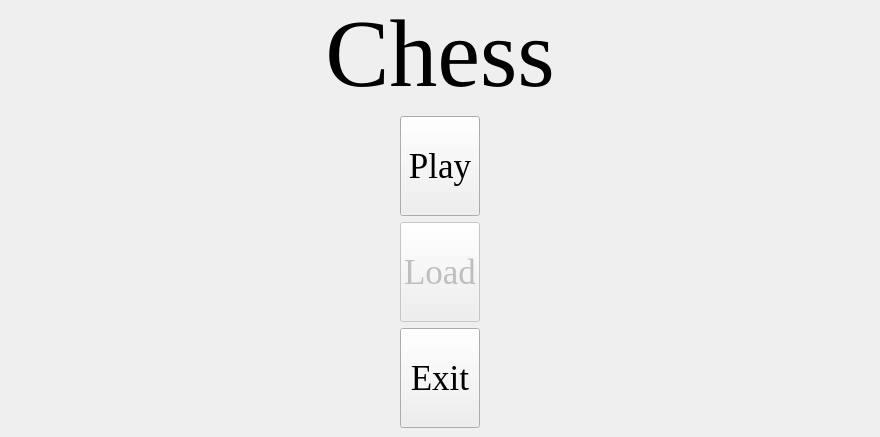
      <widget class="QWidget" name="MainScene">
       <layout class="QVBoxLayout" name="verticalLayout_2">
        <property name="spacing">
         <number>0</number>
        </property>
        <property name="sizeConstraint">
         <enum>QLayout::SetDefaultConstraint</enum>
        </property>
        <property name="leftMargin">
         <number>0</number>
        </property>
        <property name="topMargin">
         <number>0</number>
        </property>
        <property name="rightMargin">
         <number>0</number>
        </property>
        <property name="bottomMargin">
         <number>0</number>
        </property>
        <item>
         <widget class="QLabel" name="label">
          <property name="sizePolicy">
           <sizepolicy hsizetype="Preferred" vsizetype="Preferred">
            <horstretch>0</horstretch>
            <verstretch>1</verstretch>
           </sizepolicy>
          </property>
          <property name="font">
           <font>
            <family>Times New Roman</family>
            <pointsize>72</pointsize>
           </font>
          </property>
          <property name="text">
           <string>Chess</string>
          </property>
          <property name="alignment">
           <set>Qt::AlignCenter</set>
          </property>
         </widget>
        </item>
        <item>
         <widget class="QWidget" name="widget" native="true">
          <property name="sizePolicy">
           <sizepolicy hsizetype="Preferred" vsizetype="Preferred">
            <horstretch>0</horstretch>
            <verstretch>3</verstretch>
           </sizepolicy>
          </property>
          <layout class="QVBoxLayout" name="verticalLayout_3">
           <property name="leftMargin">
            <number>400</number>
           </property>
           <property name="rightMargin">
            <number>400</number>
           </property>
           <item>
            <widget class="QPushButton" name="btn_Play">
             <property name="minimumSize">
              <size>
               <width>0</width>
               <height>100</height>
              </size>
             </property>
             <property name="font">
              <font>
               <family>Times New Roman</family>
               <pointsize>26</pointsize>
              </font>
             </property>
             <property name="text">
              <string>Play</string>
             </property>
            </widget>
           </item>
           <item>
            <widget class="QPushButton" name="btn_Load">
             <property name="enabled">
              <bool>false</bool>
             </property>
             <property name="minimumSize">
              <size>
               <width>0</width>
               <height>100</height>
              </size>
             </property>
             <property name="font">
              <font>
               <family>Times New Roman</family>
               <pointsize>26</pointsize>
              </font>
             </property>
             <property name="text">
              <string>Load</string>
             </property>
            </widget>
           </item>
           <item>
            <widget class="QPushButton" name="btn_Exit">
             <property name="minimumSize">
              <size>
               <width>0</width>
               <height>100</height>
              </size>
             </property>
             <property name="font">
              <font>
               <family>Times New Roman</family>
               <pointsize>26</pointsize>
              </font>
             </property>
             <property name="text">
              <string>Exit</string>
             </property>
            </widget>
           </item>
          </layout>
         </widget>
        </item>
       </layout>
      </widget>
